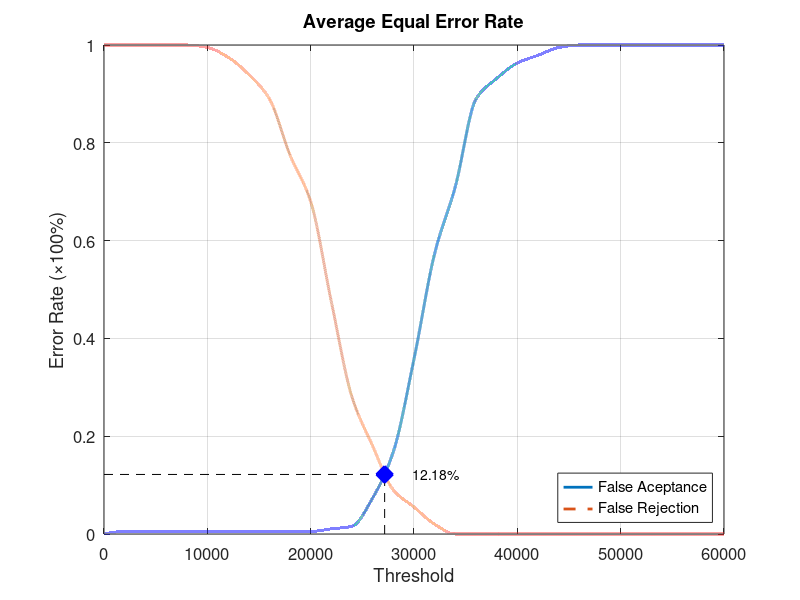
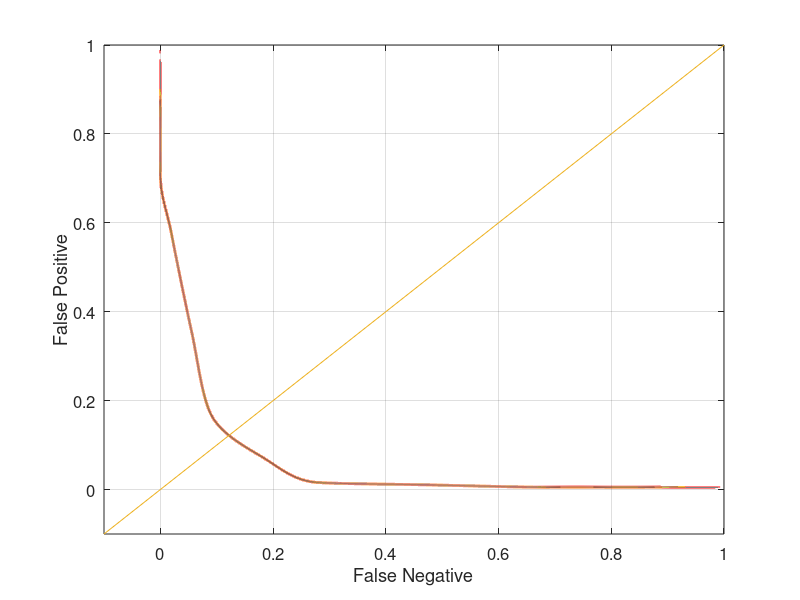

MATLAB code to generate these figures, in order:
function yEER = Database1_1
close all;
clear;
clc;
x = 0:2000:60000;
xq = 0:0.5:60000;

y0 = [0 0.00526316 0.00526316 0.00526316 0.00526316 0.00526316 0.00526316 0.00526316 0.00526316 0.00526316 0.00526316 0.0105263 0.0157895 0.0736842 0.168421 0.357895 0.573684 0.710526 0.889474 0.931579 0.963158 0.978947 0.994737 1 1 1 1 1 1 1 1];
yy0 = interp1(x, y0, xq, 'pchip');
y1 = [1 1 1 1 1 0.995 0.975 0.94 0.89 0.775 0.68 0.475 0.28 0.18 0.09 0.055 0.02 0 0 0 0 0 0 0 0 0 0 0 0 0 0];
yy1 = interp1(x, y1, xq, 'pchip');

% Calculating EER: 
y2 = abs(y0 - y1);
find(y2 == min(y2))
yy2 = abs(yy0 - yy1);
xEER = find(yy2 == min(yy2));
xEERIndex = xq(xEER) % X-axis EER
yEER = yy0(xEER) % Y-axis EER

main = figure
plot(xq, yy0,'-','LineWidth', 2);	hold on
plot(xq, yy1,'--','LineWidth', 2);	hold on
plot([xEERIndex xEERIndex], [0 yEER], 'k--');	hold on
plot([0 xEERIndex], [yEER yEER], 'k--');	hold on
plot(xEERIndex, yEER, 'bx', 'LineWidth', 10);	hold on
text(xEERIndex + 10 * xEERIndex / 100, yEER, [num2str(round((10000 * yEER)) / 100) '%'])
legend('False Aceptance', 'False Rejection', 'Location', 'SouthEast')
xlabel('Threshold')
ylabel('Error Rate (\times100%)')
title('Average Equal Error Rate')
set(gca, 'FontSize', 12)
axis([0 60000 0 1])
grid on

print(main, 'Database1_1Main', '-dpng');
FNRxFPR = figure('Color', [1 1 1]);
plot(yy1, yy0, '-', yy1, yy0, 'LineWidth', 2);
hold on
y = -0.1:0.1:1
plot(y, y); 
set(gca, 'FontSize', 12)
xlabel('False Negative')
ylabel('False Positive')
axis([-0.1 1 -0.1 1])
set(gca, 'FontSize', 12)
grid on

print(FNRxFPR, 'Database1_1FNRxFPR','-dpng');
end
